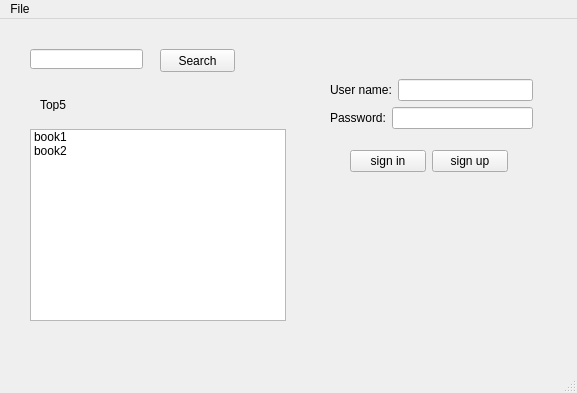
<?xml version="1.0" encoding="UTF-8"?>
<ui version="4.0">
 <class>MainWindow</class>
 <widget class="QMainWindow" name="MainWindow">
  <property name="geometry">
   <rect>
    <x>0</x>
    <y>0</y>
    <width>577</width>
    <height>393</height>
   </rect>
  </property>
  <property name="windowTitle">
   <string>MainWindow</string>
  </property>
  <widget class="QWidget" name="centralwidget">
   <widget class="QLineEdit" name="lineEdit">
    <property name="geometry">
     <rect>
      <x>30</x>
      <y>30</y>
      <width>113</width>
      <height>20</height>
     </rect>
    </property>
   </widget>
   <widget class="QPushButton" name="pushButton">
    <property name="geometry">
     <rect>
      <x>160</x>
      <y>30</y>
      <width>75</width>
      <height>23</height>
     </rect>
    </property>
    <property name="text">
     <string>Search</string>
    </property>
   </widget>
   <widget class="QListWidget" name="listWidget">
    <property name="geometry">
     <rect>
      <x>30</x>
      <y>110</y>
      <width>256</width>
      <height>192</height>
     </rect>
    </property>
    <item>
     <property name="text">
      <string>book1</string>
     </property>
    </item>
    <item>
     <property name="text">
      <string>book2</string>
     </property>
    </item>
   </widget>
   <widget class="QLabel" name="label">
    <property name="geometry">
     <rect>
      <x>40</x>
      <y>80</y>
      <width>54</width>
      <height>12</height>
     </rect>
    </property>
    <property name="text">
     <string>Top5</string>
    </property>
   </widget>
   <widget class="QWidget" name="">
    <property name="geometry">
     <rect>
      <x>350</x>
      <y>130</y>
      <width>158</width>
      <height>25</height>
     </rect>
    </property>
    <layout class="QHBoxLayout" name="horizontalLayout_3">
     <item>
      <widget class="QPushButton" name="pushButton_2">
       <property name="text">
        <string>sign in</string>
       </property>
      </widget>
     </item>
     <item>
      <widget class="QPushButton" name="pushButton_3">
       <property name="text">
        <string>sign up</string>
       </property>
      </widget>
     </item>
    </layout>
   </widget>
   <widget class="QWidget" name="">
    <property name="geometry">
     <rect>
      <x>330</x>
      <y>60</y>
      <width>203</width>
      <height>52</height>
     </rect>
    </property>
    <layout class="QVBoxLayout" name="verticalLayout">
     <item>
      <layout class="QHBoxLayout" name="horizontalLayout">
       <item>
        <widget class="QLabel" name="label_2">
         <property name="text">
          <string>User name:</string>
         </property>
        </widget>
       </item>
       <item>
        <widget class="QLineEdit" name="lineEdit_2"/>
       </item>
      </layout>
     </item>
     <item>
      <layout class="QHBoxLayout" name="horizontalLayout_2">
       <item>
        <widget class="QLabel" name="label_3">
         <property name="text">
          <string>Password:</string>
         </property>
        </widget>
       </item>
       <item>
        <widget class="QLineEdit" name="lineEdit_3"/>
       </item>
      </layout>
     </item>
    </layout>
   </widget>
  </widget>
  <widget class="QMenuBar" name="menubar">
   <property name="geometry">
    <rect>
     <x>0</x>
     <y>0</y>
     <width>577</width>
     <height>23</height>
    </rect>
   </property>
   <widget class="QMenu" name="menuFile">
    <property name="title">
     <string>File</string>
    </property>
    <addaction name="actionClose"/>
   </widget>
   <addaction name="menuFile"/>
  </widget>
  <widget class="QStatusBar" name="statusbar"/>
  <action name="actionClose">
   <property name="text">
    <string>Close</string>
   </property>
  </action>
 </widget>
 <resources/>
 <connections/>
</ui>
